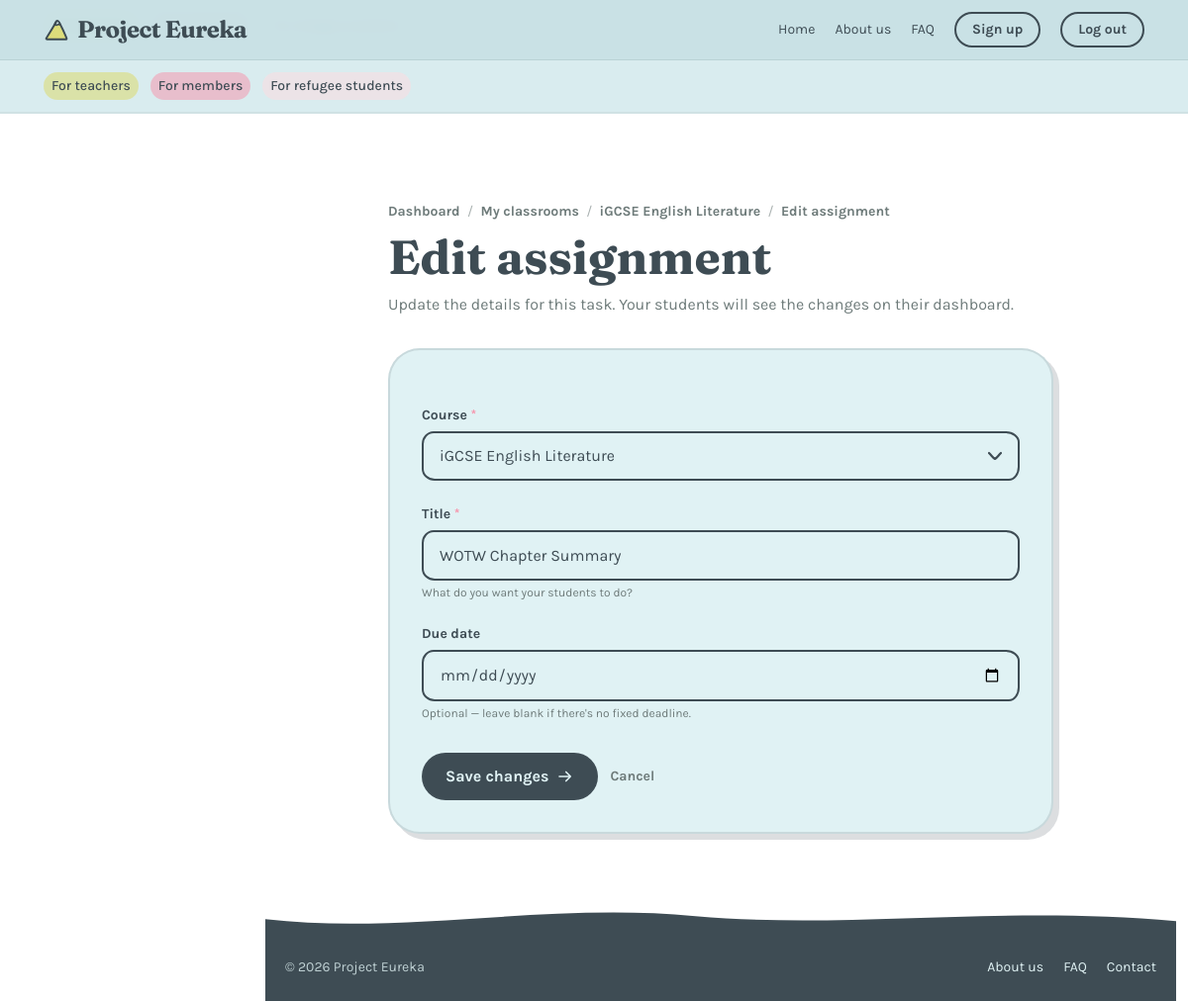
The app's page /classes/assignments/1/edit/ (signed in), older data.
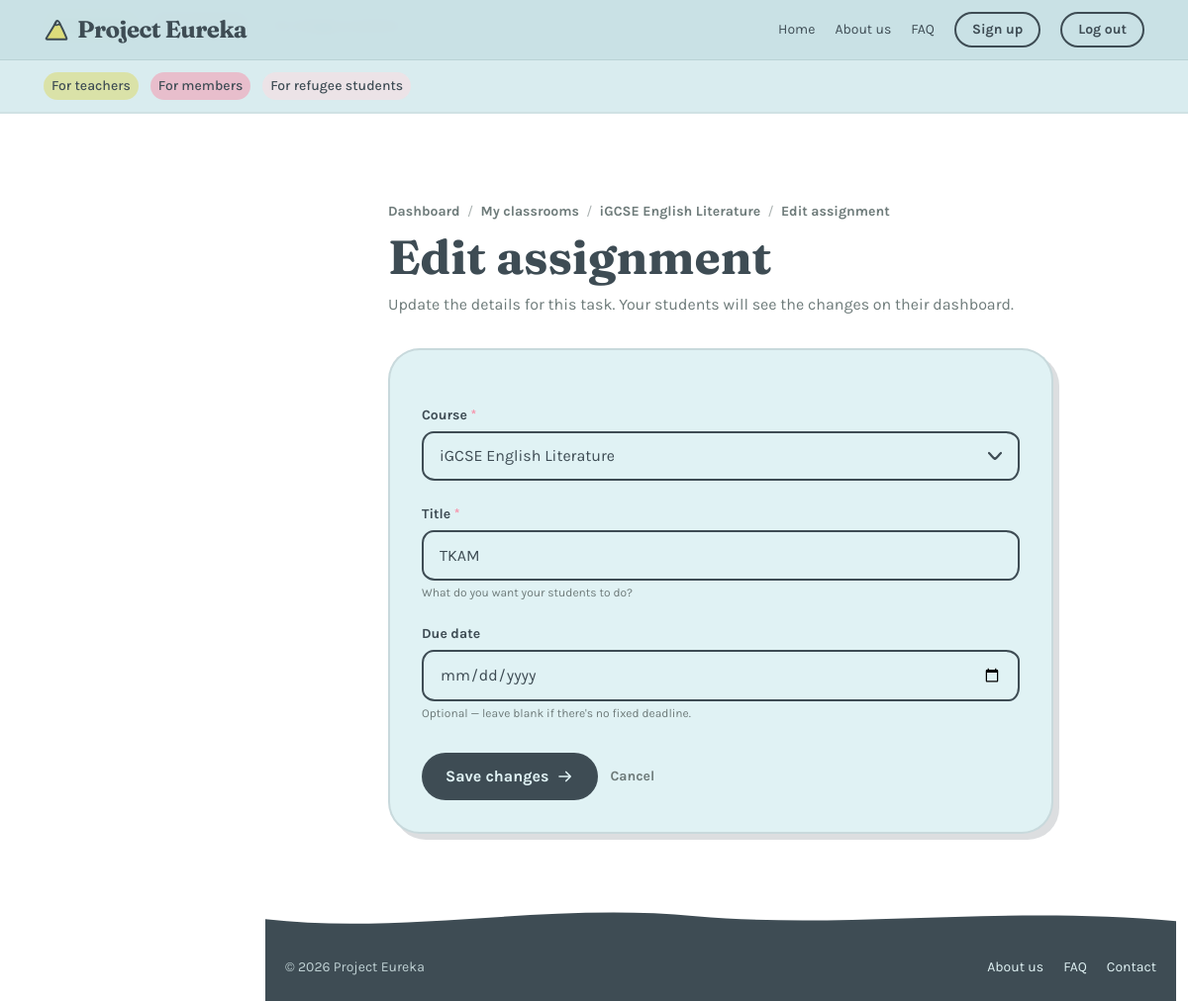
The same page, newer data.
### classes/models.py (models this page shows, shortened)
class Assignment(models.Model):
    course = models.ForeignKey(Course, on_delete=models.CASCADE, related_name="assignments")
    title = models.CharField(max_length=200)
    due_date = models.DateField(null=True, blank=True)
    is_done = models.BooleanField(default=False)
    created_at = models.DateTimeField(auto_now_add=True)
    class Meta:
        ordering = ["is_done", "due_date"]

class Course(models.Model):
    name = models.CharField(max_length=120)
    subject = models.CharField(max_length=80, blank=True)
    teacher = models.ForeignKey(
        settings.AUTH_USER_MODEL,
        on_delete=models.CASCADE,
        related_name="courses_taught",
    )
    color = models.CharField(max_length=20, default="mint")  # dashboard card accent
    created_at = models.DateTimeField(auto_now_add=True)
    def __str__(self):
        return self.name

### classes/views.py (the view)
# urls.py: path("assignments/<int:assignment_id>/edit/", views.edit_assignment, name="edit_assignment"),
@login_required
def edit_assignment(request, assignment_id):
    assignment = get_object_or_404(Assignment, pk=assignment_id, course__teacher=request.user)
    if request.method == "POST":
        form = AssignmentForm(request.POST, instance=assignment, teacher=request.user)
        if form.is_valid():
            form.save()
            return redirect("teachers:course_detail", course_id=assignment.course_id)
    else:
        form = AssignmentForm(instance=assignment, teacher=request.user)
    return render(request, "teachers/assignment_form.html", {
        "current_page": "teachers",
        "signed_in": True,
        "display_name": request.user.get_short_name() or request.user.username,
        "avatar_letter": (request.user.get_short_name() or request.user.username)[:1].upper(),
        "form": form,
        "editing": True,
        "assignment": assignment,
    })

### classes/forms.py
class AssignmentForm(forms.ModelForm):
    class Meta:
        model = Assignment
        fields = ["course", "title", "due_date"]
        widgets = {
            "course": forms.Select(attrs={"class": "doodle-select"}),
            "title": forms.TextInput(attrs={
                "class": "doodle-input",
                "placeholder": "e.g. Write about your week",
            }),
            "due_date": forms.DateInput(attrs={
                "class": "doodle-input",
                "type": "date",   # native browser date picker
            }),
        }
    def __init__(self, *args, teacher=None, **kwargs):
        super().__init__(*args, **kwargs)
        if teacher is not None:
            self.fields["course"].queryset = Course.objects.filter(teacher=teacher).order_by("name")

### teachers/templates/teachers/assignment_form.html (shortened to what this page needs)
{% extends "base.html" %}
{% load static %}
{% load i18n %}
{% block body %}
{% include "partials/header.html" %}
  <div id="main-shell" class="pt-32">
    <main class="pb-16 pt-6">
      <section class="mx-auto max-w-2xl">
        <p class="reveal text-sm text-inksoft mb-3">
          <a href="{% url 'teachers:dashboard' %}" class="squiggle-link font-bold">{% translate "Dashboard" %}</a>
          <span class="mx-1 text-inksoft/60">/</span>
          <a href="{% url 'teachers:classrooms' %}" class="squiggle-link font-bold">{% translate "My classrooms" %}</a>
          {% if editing %}
            <span class="mx-1 text-inksoft/60">/</span>
            <a href="{% url 'teachers:course_detail' assignment.course_id %}" class="squiggle-link font-bold">{{ assignment.course.name }}</a>
          {% endif %}
          <span class="mx-1 text-inksoft/60">/</span>
          <span class="font-bold">{% if editing %}{% translate "Edit assignment" %}{% else %}{% translate "New assignment" %}{% endif %}</span>
        </p>
        <div class="reveal mb-8">
          <h1 class="font-display text-4xl md:text-5xl font-bold leading-[1.05] mb-3">
            {% if editing %}{% translate "Edit assignment" %}{% else %}{% translate "Add an assignment" %}{% endif %}
          </h1>
          <p class="text-inksoft">
            {% if editing %}
              {% translate "Update the details for this task. Your students will see the changes on their dashboard." %}
            {% else %}
              {% translate "Set a task for one of your courses. Your students will see it on their dashboard and can mark it complete." %}
            {% endif %}
          </p>
        </div>
        <div class="reveal rounded-blob bg-cream border-2 border-ink/15 shadow-[6px_6px_0_0_rgba(62,76,84,0.18)] p-6 md:p-8">
          <form method="post" class="space-y-6">
            <div>
              <label for="{{ form.course.id_for_label }}" class="block text-sm font-bold mb-1.5">
                {% translate "Course" %} <span class="text-lilac">*</span>
              </label>
              {{ form.course }}
            </div>
            <div>
              <label for="{{ form.title.id_for_label }}" class="block text-sm font-bold mb-1.5">
                {% translate "Title" %} <span class="text-lilac">*</span>
              </label>
              {{ form.title }}
              <p class="text-xs text-inksoft mt-1">{% translate "What do you want your students to do?" %}</p>
            </div>
            <div>
              <label for="{{ form.due_date.id_for_label }}" class="block text-sm font-bold mb-1.5">
                {% translate "Due date" %}
              </label>
              {{ form.due_date }}
              <p class="text-xs text-inksoft mt-1">{% translate "Optional — leave blank if there's no fixed deadline." %}</p>
            </div>
            <div class="flex flex-wrap items-center gap-3 pt-2">
              <button type="submit" class="inline-flex items-center gap-2 rounded-full bg-ink text-cream px-6 py-3 font-bold hover:bg-ink/80 transition-colors focus-visible:outline focus-visible:outline-2 focus-visible:outline-offset-2 focus-visible:outline-ink">
                {% if editing %}{% translate "Save changes" %}{% else %}{% translate "Create assignment" %}{% endif %}
                <svg width="18" height="18" viewBox="0 0 24 24" fill="none" aria-hidden="true"><path d="M4 12h15m0 0-6-6m6 6-6 6" stroke="currentColor" stroke-width="2.2" stroke-linecap="round" stroke-linejoin="round"/></svg>
              </button>
              {% if editing %}
                <a href="{% url 'teachers:course_detail' assignment.course_id %}" class="squiggle-link text-sm text-inksoft font-bold">{% translate "Cancel" %}</a>
              {% else %}
                <a href="{% url 'teachers:classrooms' %}" class="squiggle-link text-sm text-inksoft font-bold">{% translate "Cancel" %}</a>
              {% endif %}
            </div>
          </form>
        </div>
      </section>
    </main>
    {% include "partials/footer.html" %}
  </div>
{% endblock %}

Row changes from the older to the newer data that the page shows:
changed Assignment "iGCSE English Literature": title "WOTW Chapter Summary" → "TKAM"
